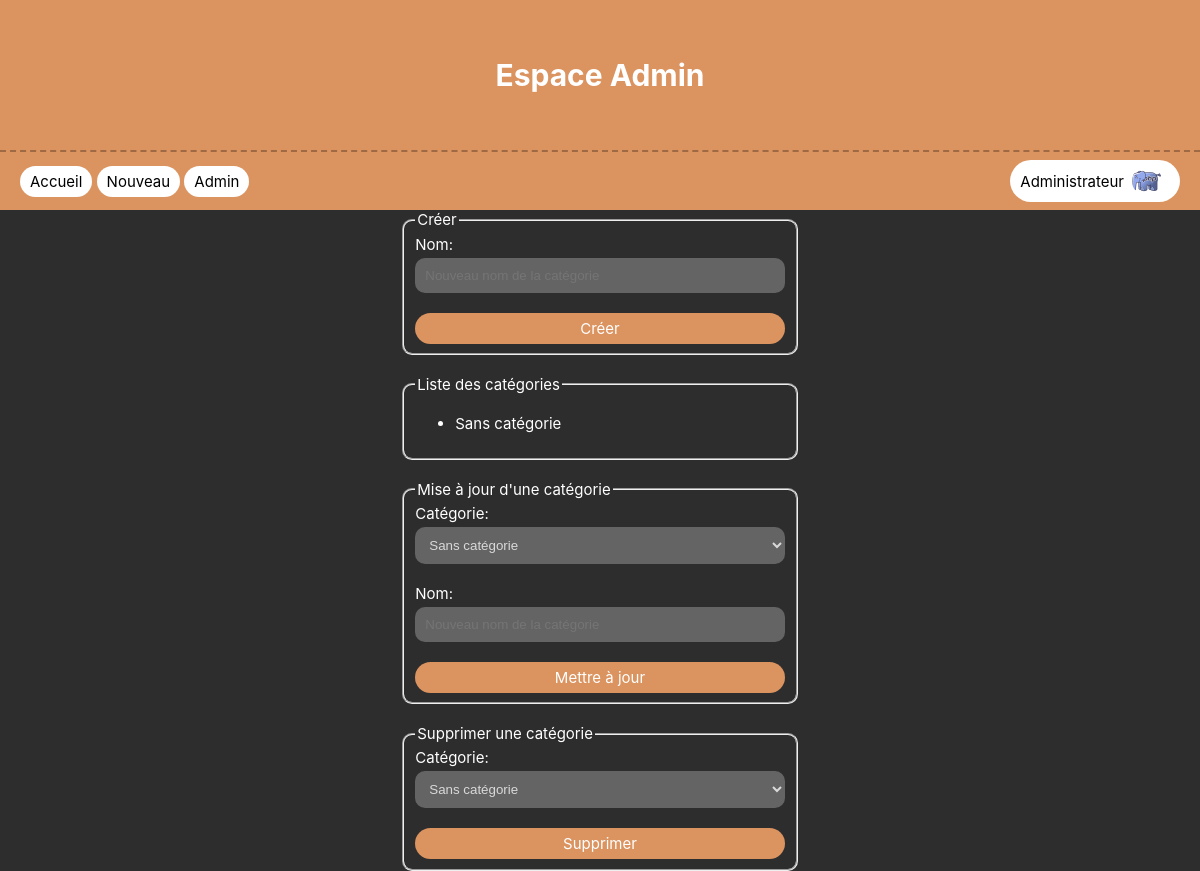
Page /code/admin/index.php (signed in) on the earlier database version.
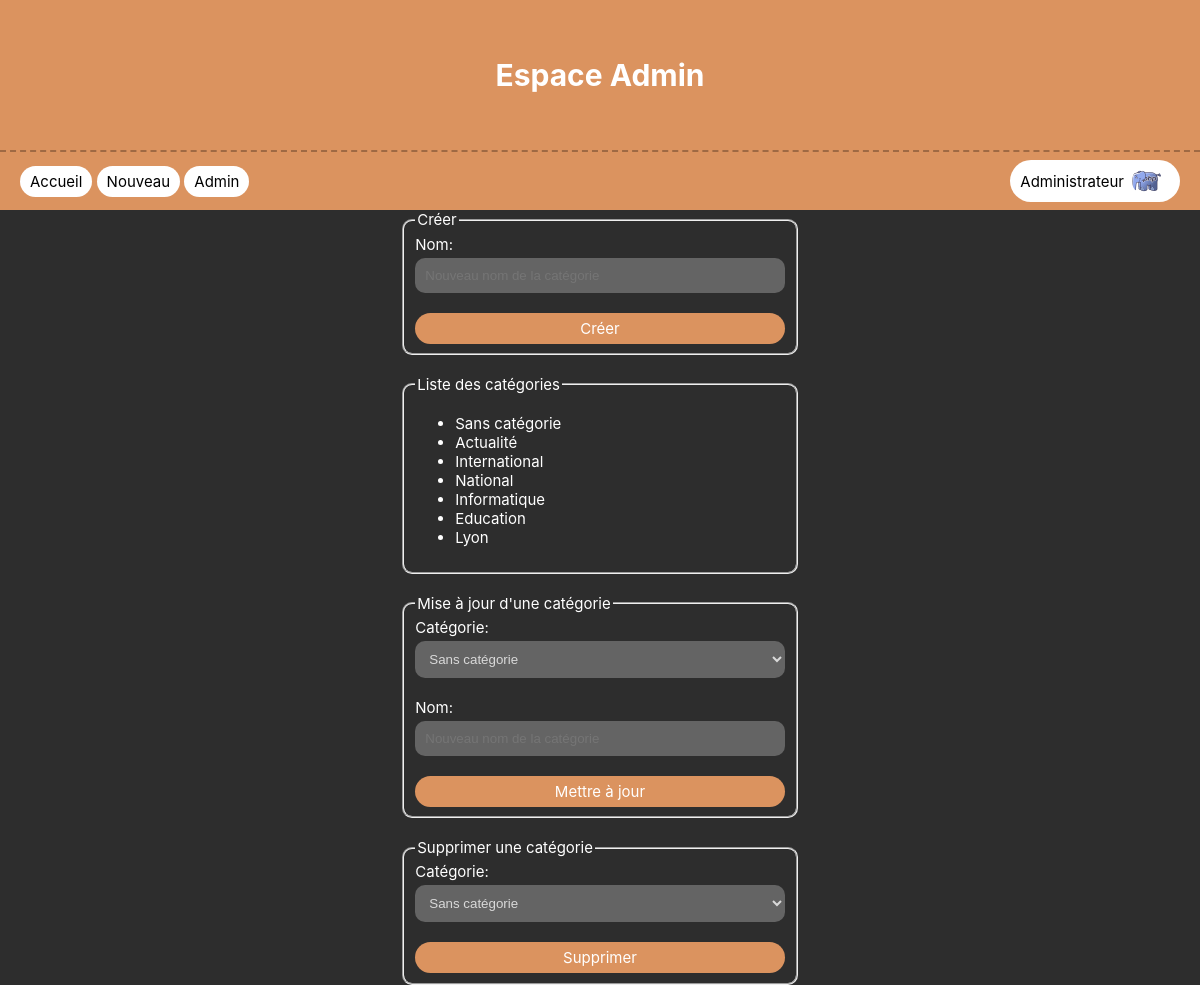
Same page on the later database version.
### tables this page shows
CREATE TABLE IF NOT EXISTS `categories` (
  `id` int NOT NULL AUTO_INCREMENT,
  `name` text NOT NULL,
  PRIMARY KEY (`id`)
);

### code/includes/Category.php (called while the page is built, shortened)
<?php
class Category {
    private int $id;
    private string $name;
    function __construct(int $id, string $name) {
        $this->id = $id;
        $this->name = $name;
    }
    public function getId(): int {
        return $this->id;
    }
    public function getName(): string {
        return $this->name;
    }
    public static function getAll(): array {
        try {
            $conn = get_bdd_connection();
            $stmt = $conn->prepare("SELECT * FROM categories");
            $stmt->execute();
            $categories = $stmt->fetchAll();
            $categories_obj = array();
            foreach ($categories as $category) {
                $categories_obj[] = new Category($category["id"], $category["name"]);
            }
            return $categories_obj;
        } catch (PDOException $e) {
            throw new DatabaseException("Erreur lors de la requête à la base de données", 0, $e);
        }
    }
}

### code/admin/index.php (the view, shortened to what this page needs)
<?php
require_once '../includes/Category.php';
try {
    $categories = Category::getAll();
} catch (PDOException $e) {
    die($e->getMessage());
} catch (DatabaseException $e) {
}
?>
<!DOCTYPE html>
<html lang="fr">
<head>
    <link rel="stylesheet" href="../res/css/style.css">
</head>
<body>
<header>
    <h1>Espace Admin</h1>
</header>
<?php require_once "../includes/header.php"; ?>
<main class="admin">
    <div>
        <fieldset>
            <legend>Créer</legend>
            <form action="" method="post">
                <label>
                    Nom:
                    <input type="text" name="name" placeholder="Nouveau nom de la catégorie">
                </label>
                <input type="submit" value="Créer">
            </form>
        </fieldset>
        <fieldset>
            <legend>Liste des catégories</legend>
            <ul>
                <?php foreach ($categories as $category): ?>
                    <li><?= htmlspecialchars($category->getName()) ?></li>
                <?php endforeach; ?>
            </ul>
        </fieldset>
        <fieldset>
            <legend>Mise à jour d'une catégorie</legend>
            <form action="" method="post">
                <label>
                    Catégorie:
                    <select name="id">
                        <?php foreach ($categories as $category): ?>
                            <option value="<?= $category->getId() ?>"><?= htmlspecialchars($category->getName()) ?></option>
                        <?php endforeach; ?>
                    </select>
                </label>
                <label>
                    Nom:
                    <input type="text" name="name" placeholder="Nouveau nom de la catégorie">
                </label>
                <input type="submit" value="Mettre à jour">
            </form>
        </fieldset>
        <fieldset>
            <legend>Supprimer une catégorie</legend>
            <form action="" method="post">
                <label>
                    Catégorie:
                    <select name="id">
                        <?php foreach ($categories as $category): ?>
                            <option value="<?= $category->getId() ?>"><?= htmlspecialchars($category->getName()) ?></option>
                        <?php endforeach; ?>
                    </select>
                </label>
                <input type="submit" value="Supprimer">
            </form>
        </fieldset>
    </div>
</main>
</body>
</html>

Differences in the rows shown:
added categories: name "Actualité"
added categories: name "International"
added categories: name "National"
added categories: name "Informatique"
added categories: name "Education"
added categories: name "Lyon"
